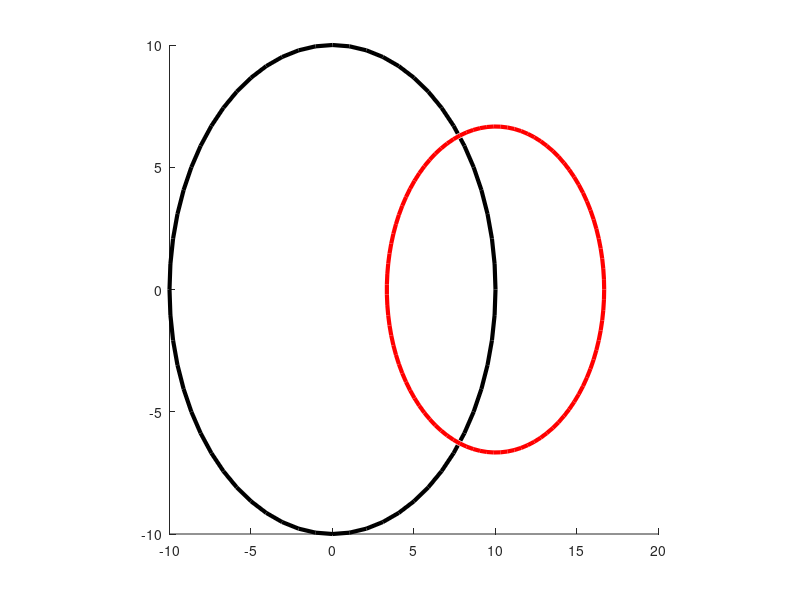

Recreate this plot in MATLAB. (Note: this script raises an error after producing the figure.)
% a random walk in 2D with reflective boundaries and one target 
clc;    % Clear the command window.
clearvars;
close all;  % Close all figures (except those of imtool.)
workspace;  % Make sure the workspace panel is showing.
% specify the number of time steps in our random walk
tsteps=50000
% here is the time increment between steps
% we will assume that this is in units of seconds
tau=0.01
% here is the diffusion coefficient for the walk
% let's assume units of um^2/sec
D=10
% now, from the diffusion coefficient and the 
% time increment we can calculate the appropriate
% distance increment (in units of um)
delta=sqrt(2*D*tau);

% make the cell with circular disc
radius = 10;    %cell radius variable
target=radius/1.5;   %membrane disc variable size
pos_outer = [-radius, -radius, 2*radius, 2*radius]; 
rectangle('Position',pos_outer,'Curvature',[1 1], 'LineWidth', 3)
size_inner = [-target, -target, 2*target, 2*target];
%make these coordinates a variable 
viscircles([radius,0], target, 'Color', 'r', 'LineStyle', '-', 'LineWidth', 3);
axis square;
ax = gca;
ax.FontWeight = 'normal';
ax.FontSize = 8;
ax.XAxisLocation = 'origin';
ax.YAxisLocation = 'origin';
hold on;

% getting all points for inner circle
step_size = 1;  % step size for grid
theta = linspace(0, 2*pi, tsteps);  % angle range for points 
% Calculate the coordinates of the points within the inner circle
x_inner = radius + target * cos(theta);  %change coordinate to variable
y_inner = 0 + target * sin(theta);  %change coordinate to variable

%array for time info (not currently used but could be for time to target)
time=0:tau:(tsteps*tau);


%for i = 2:tsteps
%delx = 2 * (randi(2) - 1) - 1;
  %  dely = 2 * (randi(2) - 1) - 1;
   % y(i) = y(i - 1) + dely * delta;
    %x(i) = x(i - 1) + delx * delta;
%end


%how many times to run code
num_runs = 100;
results = zeros(1, num_runs);  % array for counter results

for run = 1:num_runs
    counter = 0 %initialize target hitting counter 
    %initialize arrays to hold the x and y positions
    x=zeros(tsteps,1);
    y=zeros(tsteps,1);
    x(1) = 0.0;
    y(1) = 0.0;


    for i = 2 :tsteps
	    % Check if particle hits boundary in x
        delx = 2 * (randi(2) - 1) - 1;   %random step 
	    xbound = x(i-1) + delx*delta;    % new position 
        dely = 2 * (randi(2) - 1) - 1;
        ybound= y(i-1) + dely*delta;
         %checks if at target
	    if any(abs(x - x_inner(i)) <= step_size/3) && any(abs(y - y_inner(i)) <= step_size/3)
            %any(sqrt((x - x_inner).^2 + (y - y).^2) <= (step_size));
            disp('random walk has hit target!');
            disp(num2str(counter))
            break;
        elseif  norm([xbound,ybound]) >= radius 
            x(i)=x(i-2);
            y(i)=y(i-2);
            continue;          
        else
            x(i) = xbound; %update pos
            y(i) = ybound;
            counter = counter + 1
        end
    end
    results(run) = counter;  % Store the final counter value for this run
end

% plot each random walk
%plot(x, y);
%xlabel('X Position');
%ylabel('Y Position');
%title('Random Walk');
%axis equal; % set equal aspect ratio
%grid on;


% Plot histogram of counter results
figure;
histogram(results);
xlim([0, 50000])  %change to tsteps
xlabel('Step Number');
ylabel('Frequency');
title(radius);
xticks(get(gca, 'XTick'));  % Ensure all tick values are visible
xticklabels(arrayfun(@(x) sprintf('%d', x), get(gca, 'XTick'), 'UniformOutput', false));










